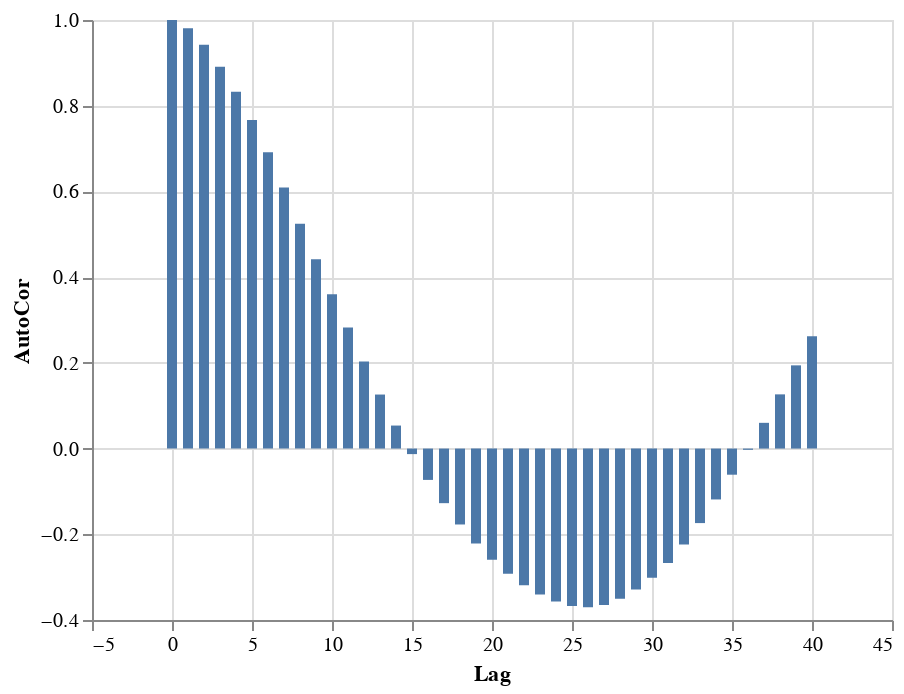

Source (notebook cell):
### Code cell
data = pd.DataFrame(list(enumerate(SPEC_RECIEVD_NB_auto_cor)), columns = ['Lag', 'AutoCor'])
alt.Chart(data).mark_bar().encode(
    x='Lag',
    y='AutoCor',
)

### Figure 1 — Vega-Lite specification as saved in the notebook (floating-point values rounded to 4 significant figures)
{"config": {"view": {"continuousWidth": 400, "continuousHeight": 300}}, "data": {"name": "data-c153550980740005de5e7f0e5a6a72a6"}, "mark": "bar", "encoding": {"x": {"type": "quantitative", "field": "Lag"}, "y": {"type": "quantitative", "field": "AutoCor"}}, "$schema": "https://vega.github.io/schema/vega-lite/v4.8.1.json", "datasets": {"data-c153550980740005de5e7f0e5a6a72a6": [{"Lag": 0, "AutoCor": 1.0}, {"Lag": 1, "AutoCor": 0.9809}, {"Lag": 2, "AutoCor": 0.942}, {"Lag": 3, "AutoCor": 0.8908}, {"Lag": 4, "AutoCor": 0.8327}, {"Lag": 5, "AutoCor": 0.7666}, {"Lag": 6, "AutoCor": 0.6912}, {"Lag": 7, "AutoCor": 0.6091}, {"Lag": 8, "AutoCor": 0.5244}, {"Lag": 9, "AutoCor": 0.4416}, {"Lag": 10, "AutoCor": 0.3603}, {"Lag": 11, "AutoCor": 0.2823}, {"Lag": 12, "AutoCor": 0.2033}, {"Lag": 13, "AutoCor": 0.1261}, {"Lag": 14, "AutoCor": 0.0537}, {"Lag": 15, "AutoCor": -0.01291}, {"Lag": 16, "AutoCor": -0.07313}, {"Lag": 17, "AutoCor": -0.1274}, {"Lag": 18, "AutoCor": -0.1771}, {"Lag": 19, "AutoCor": -0.2216}, {"Lag": 20, "AutoCor": -0.2596}, {"Lag": 21, "AutoCor": -0.2919}, {"Lag": 22, "AutoCor": -0.3189}, {"Lag": 23, "AutoCor": -0.3406}, {"Lag": 24, "AutoCor": -0.3571}, {"Lag": 25, "AutoCor": -0.3675}, {"Lag": 26, "AutoCor": -0.3703}, {"Lag": 27, "AutoCor": -0.3649}, {"Lag": 28, "AutoCor": -0.3502}, {"Lag": 29, "AutoCor": -0.3286}, {"Lag": 30, "AutoCor": -0.3014}, {"Lag": 31, "AutoCor": -0.267}, {"Lag": 32, "AutoCor": -0.2241}, {"Lag": 33, "AutoCor": -0.1739}, {"Lag": 34, "AutoCor": -0.1187}, {"Lag": 35, "AutoCor": -0.06098}, {"Lag": 36, "AutoCor": -0.002888}, {"Lag": 37, "AutoCor": 0.06006}, {"Lag": 38, "AutoCor": 0.1265}, {"Lag": 39, "AutoCor": 0.1942}, {"Lag": 40, "AutoCor": 0.2619}]}}
